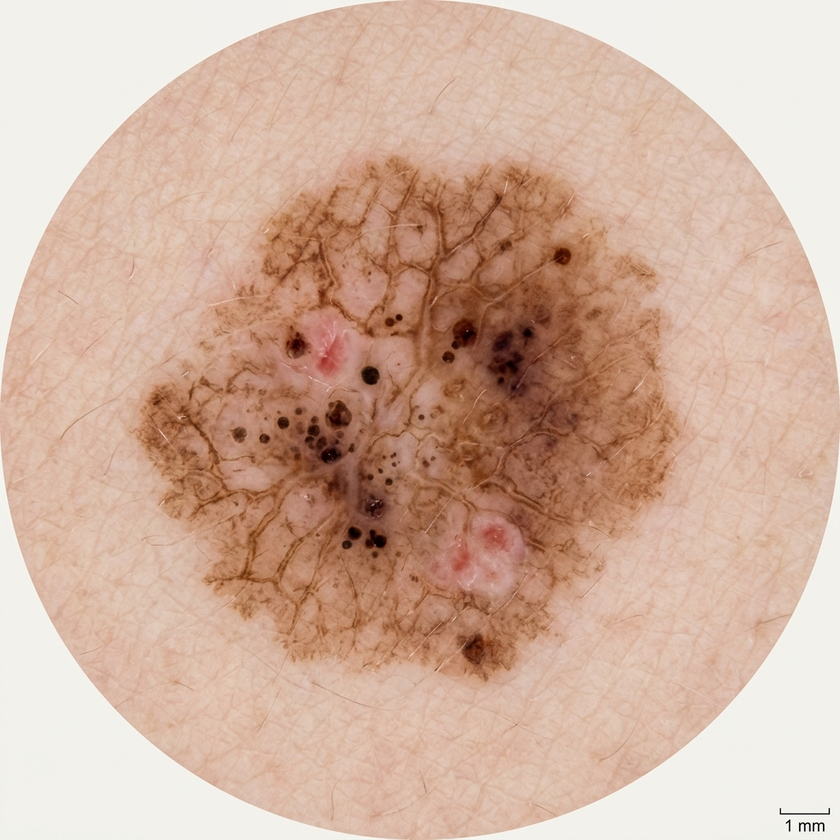
#> input picture ui/assets/mock_original.png, 840 x 840 px, shrunk from 1024 x 1024 before the run
$ python hair_removal.py --image ../../ui/assets/mock_original.png --output out.png
#> lines starting #> are read from the running program, lines starting #| are printed output that depends on the picture; after the words box and inside, x2 and y2 are one past the last pixel; in counts of white or black regions, pixels touching at a corner belong together
#> further down, img is the input picture: shape (840, 840, 3); mean B, G, R 158.5, 176.9, 209.3
import cv2
import numpy as np

def remove_hair(image: np.ndarray) -> np.ndarray:
    """
    Remove hair from dermoscopic images using morphological black-hat filtering
    and TELEA inpainting.

    Args:
        image (np.ndarray): Input image in BGR format as a numpy array.

    Returns:
        np.ndarray: Cleaned image with hair removed in BGR format.
    """
    # Convert image to grayscale
    gray_scale = cv2.cvtColor(image, cv2.COLOR_BGR2GRAY)
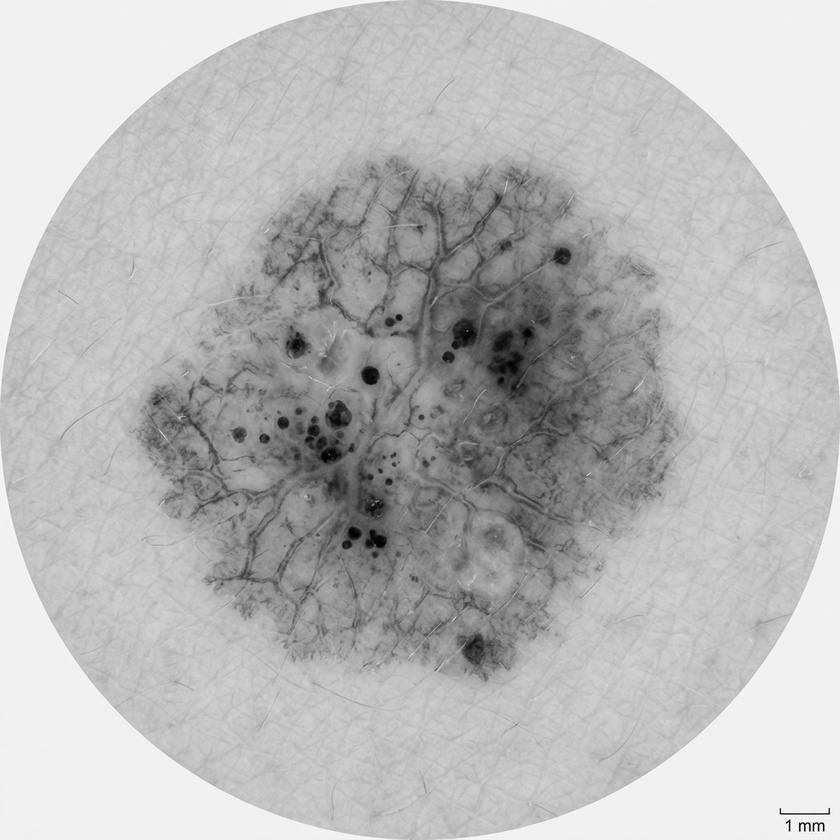
#> gray_scale: shape (840, 840); min 0, max 255, mean 184.5

    # Define kernel for morphological filtering (17x17 as specified)
    kernel = cv2.getStructuringElement(cv2.MORPH_RECT, (17, 17))

    # Apply morphological black-hat filtering to isolate hair (dark structures on light background)
    blackhat = cv2.morphologyEx(gray_scale, cv2.MORPH_BLACKHAT, kernel)
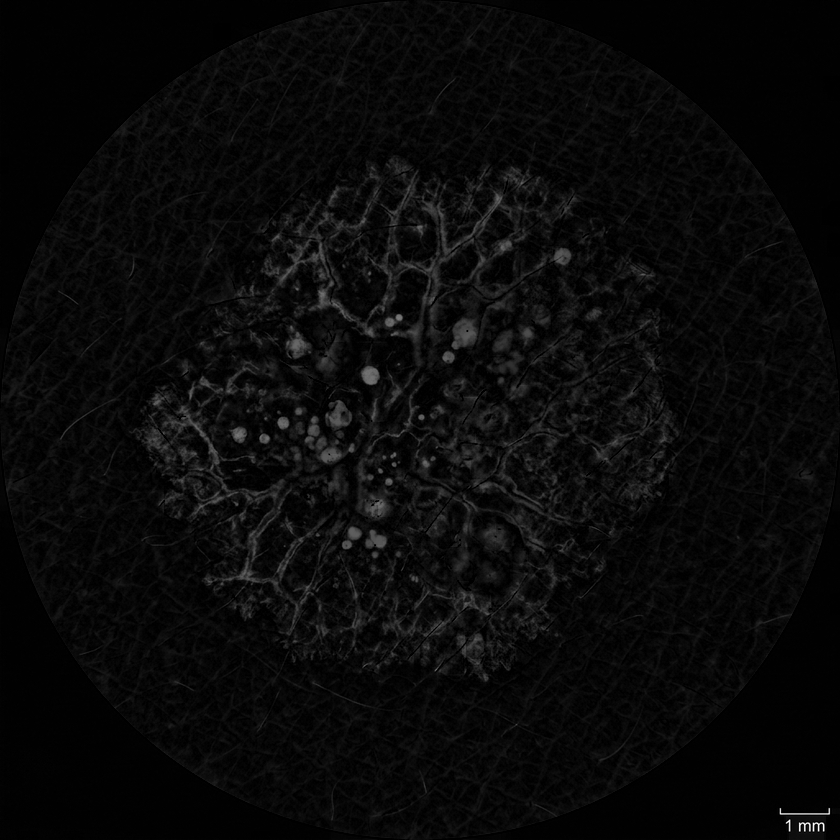
#> blackhat: shape (840, 840); min 0, max 255, mean 9.2

    # Enhance hair features by thresholding
    _, thresh = cv2.threshold(blackhat, 10, 255, cv2.THRESH_BINARY)
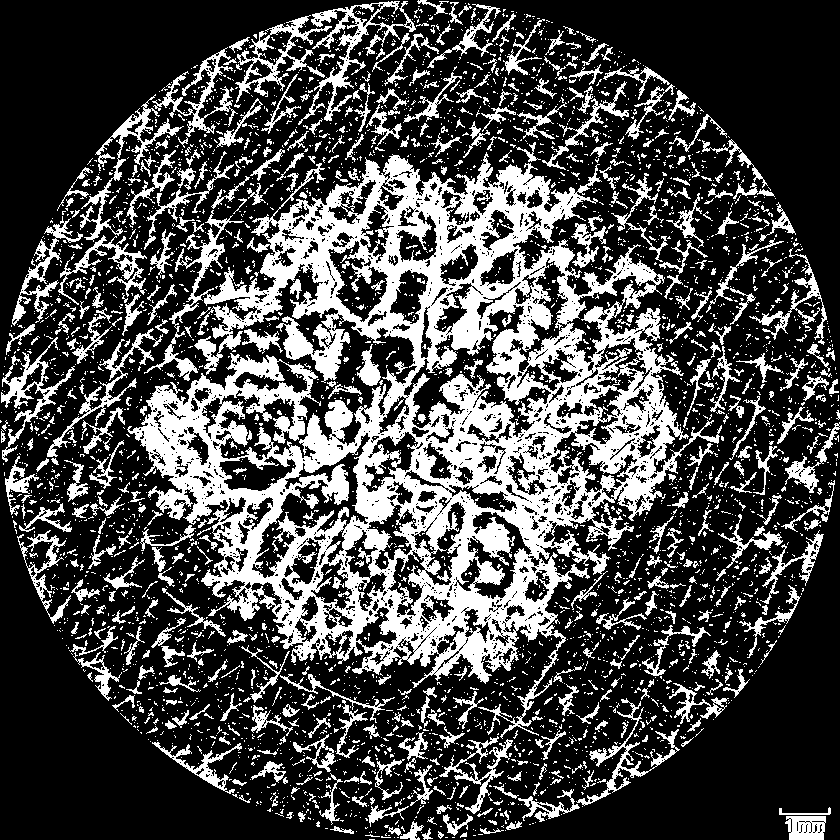
#> thresh: shape (840, 840); 28.6% white; 4016 white regions (3454 under 20 px), largest, box (x1, y1, x2, y2) and area: (127, 152, 722, 739) 116882, (298, 1, 416, 125) 2481, (80, 94, 184, 242) 1901

    # Inpaint the original image using the mask generated above using TELEA method
    inpainted_image = cv2.inpaint(image, thresh, inpaintRadius=1, flags=cv2.INPAINT_TELEA)
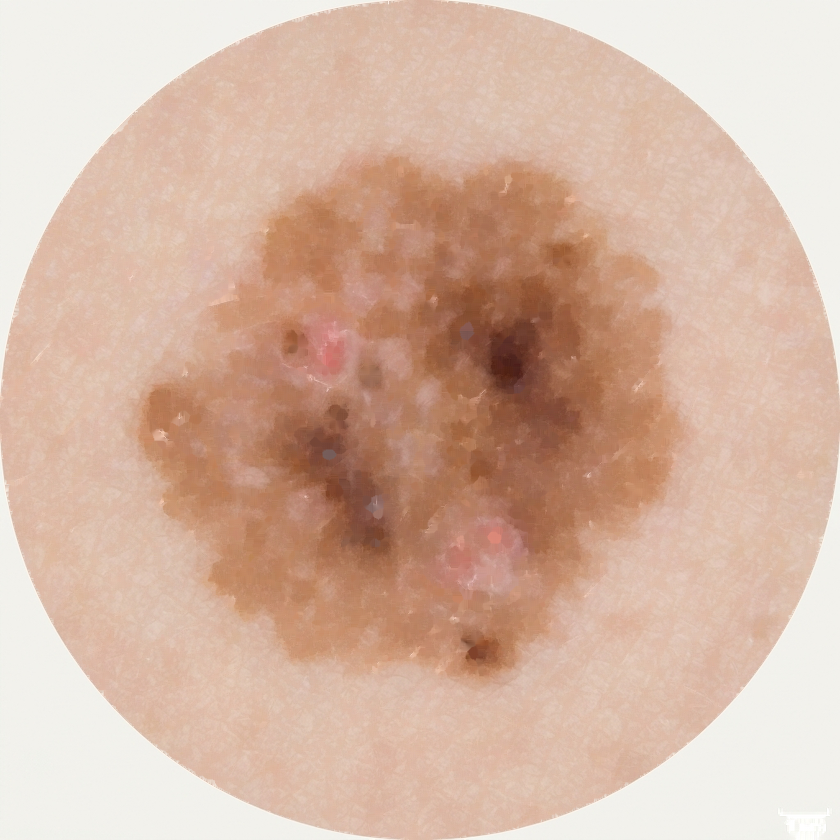
#> inpainted_image: shape (840, 840, 3); mean B, G, R 163.4, 181.6, 213.7

    return inpainted_image

if __name__ == "__main__":
    import argparse
    import os

    parser = argparse.ArgumentParser(description="Hair removal for skin lesion images")
    parser.add_argument("--image", type=str, required=True, help="Path to input image")
    parser.add_argument("--output", type=str, required=True, help="Path to save cleaned image")
    args = parser.parse_args()

    if os.path.exists(args.image):
        img = cv2.imread(args.image)
        if img is not None:
            clean_img = remove_hair(img)
            cv2.imwrite(args.output, clean_img)
            print(f"Cleaned image saved to {args.output}")
        else:
            print("Failed to load image.")
    else:
        print("Input image not found.")

$ run again, on ui/assets/mock_lime.png
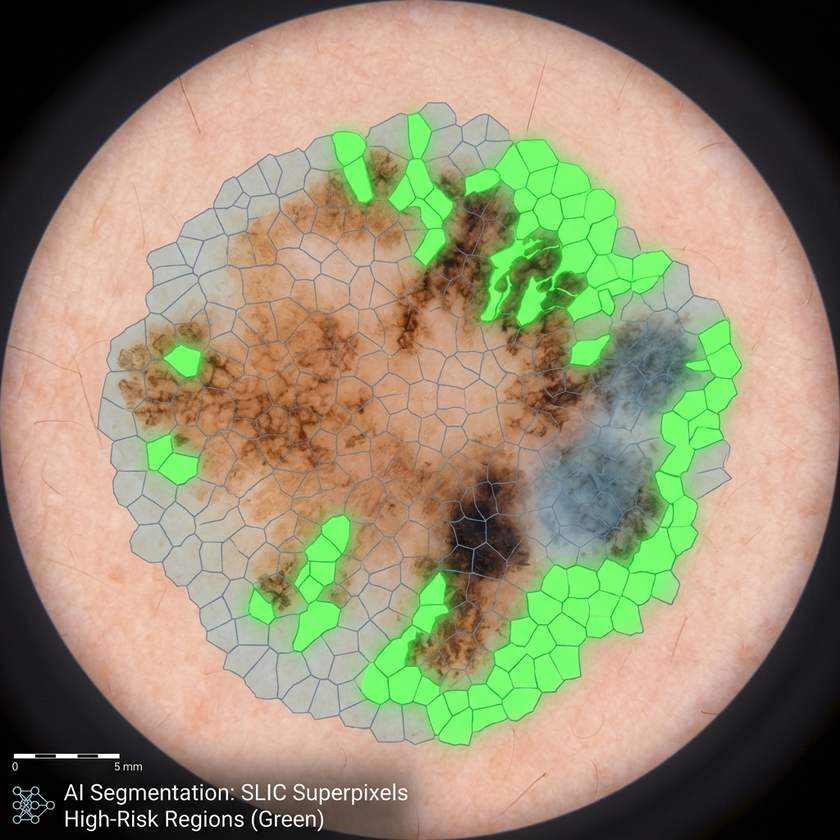
#> input picture ui/assets/mock_lime.png, 840 x 840 px, shrunk from 1024 x 1024 before the run
#> img is the input picture: shape (840, 840, 3); mean B, G, R 111.9, 139.8, 146.9
#> in remove_hair, `_, thresh = cv2.threshold(blackhat, 10, 255, cv2.THRESH_BINARY)`:
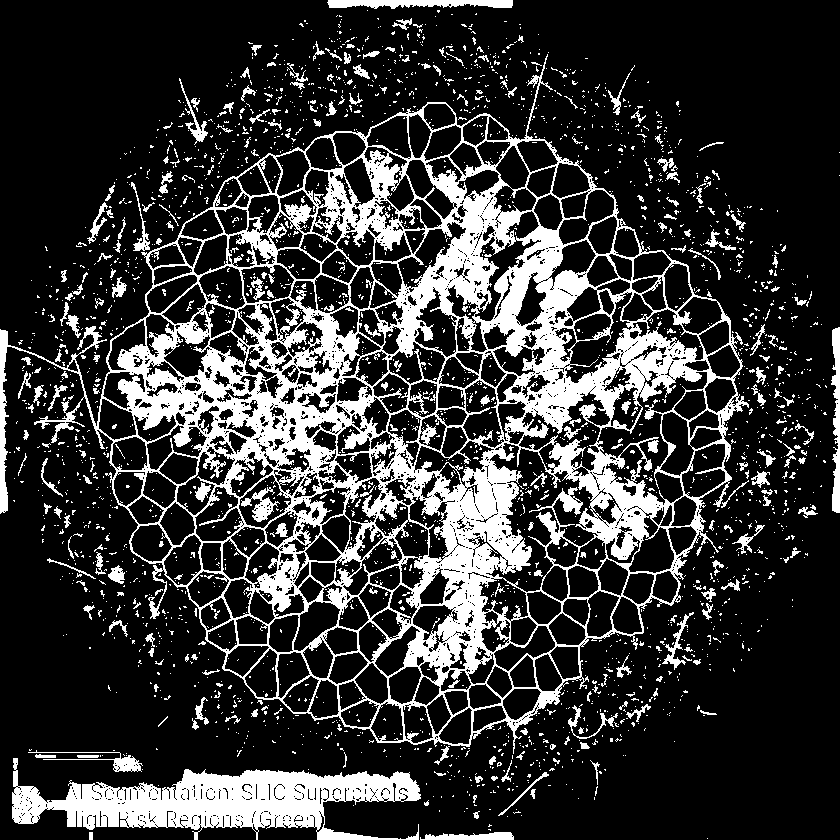
#> thresh: shape (840, 840); 21.2% white; 2671 white regions (2425 under 20 px), largest, box (x1, y1, x2, y2) and area: (0, 54, 749, 754) 107806, (12, 758, 421, 840) 15866, (327, 0, 513, 9) 1230
#> in remove_hair, `inpainted_image = cv2.inpaint(image, thresh, inpaintRadius=1, flags=cv..`:
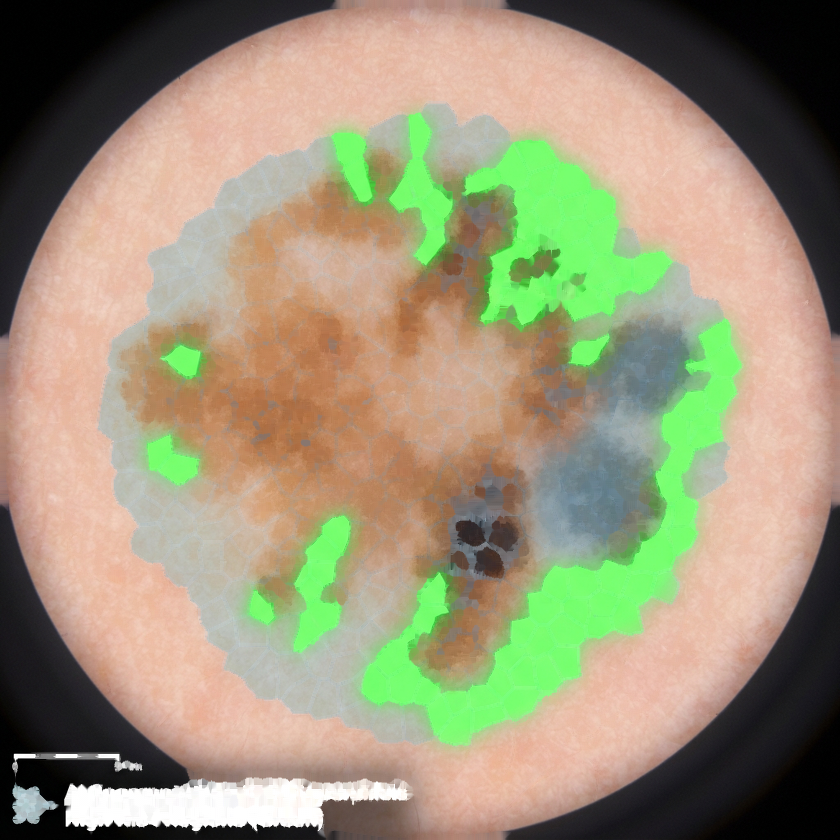
#> inpainted_image: shape (840, 840, 3); mean B, G, R 119.2, 147.6, 154.4

$ run again, on ui/assets/mock_shap.png
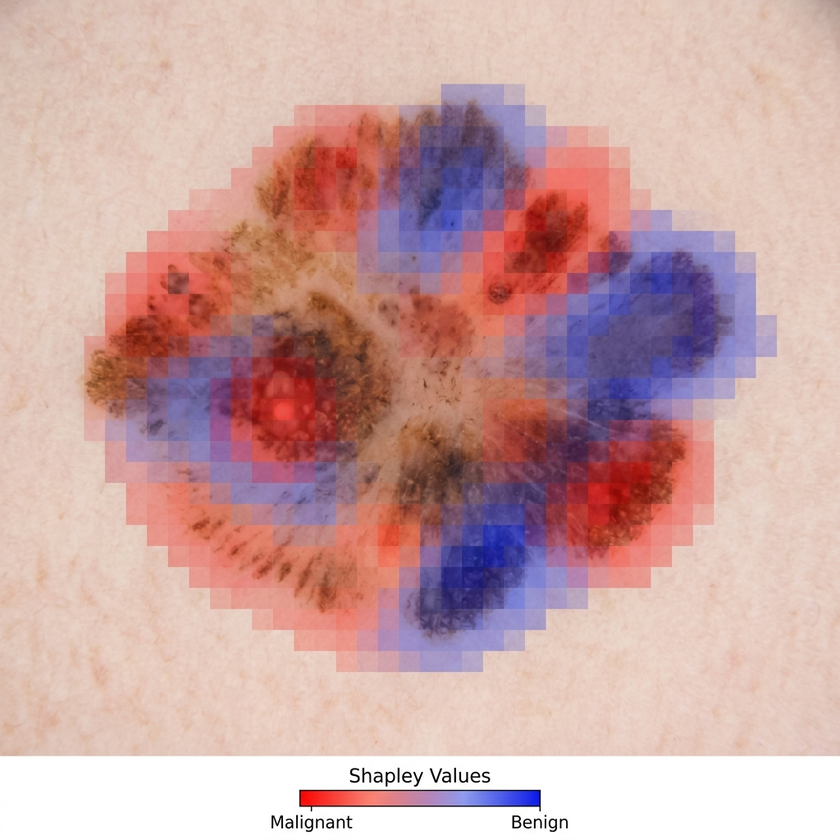
#> input picture ui/assets/mock_shap.png, 840 x 840 px, shrunk from 1024 x 1024 before the run
#> img is the input picture: shape (840, 840, 3); mean B, G, R 163.1, 164.5, 202.9
#> in remove_hair, `_, thresh = cv2.threshold(blackhat, 10, 255, cv2.THRESH_BINARY)`:
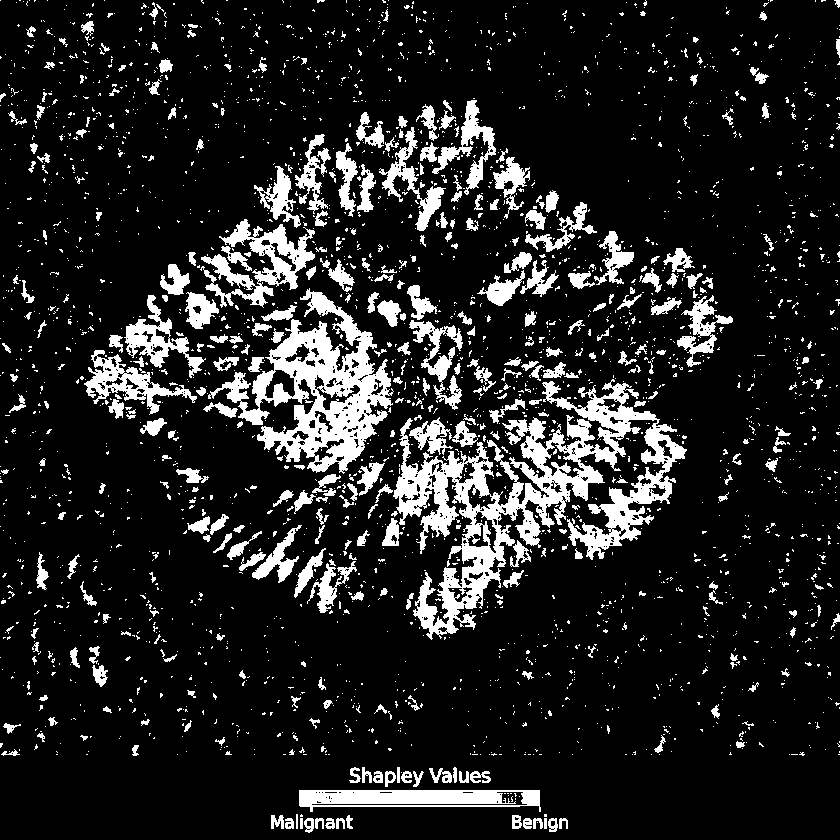
#> thresh: shape (840, 840); 13.6% white; 2821 white regions (2462 under 20 px), largest, box (x1, y1, x2, y2) and area: (393, 379, 687, 640) 21646, (208, 288, 394, 474) 12150, (200, 219, 315, 308) 3673
#> in remove_hair, `inpainted_image = cv2.inpaint(image, thresh, inpaintRadius=1, flags=cv..`:
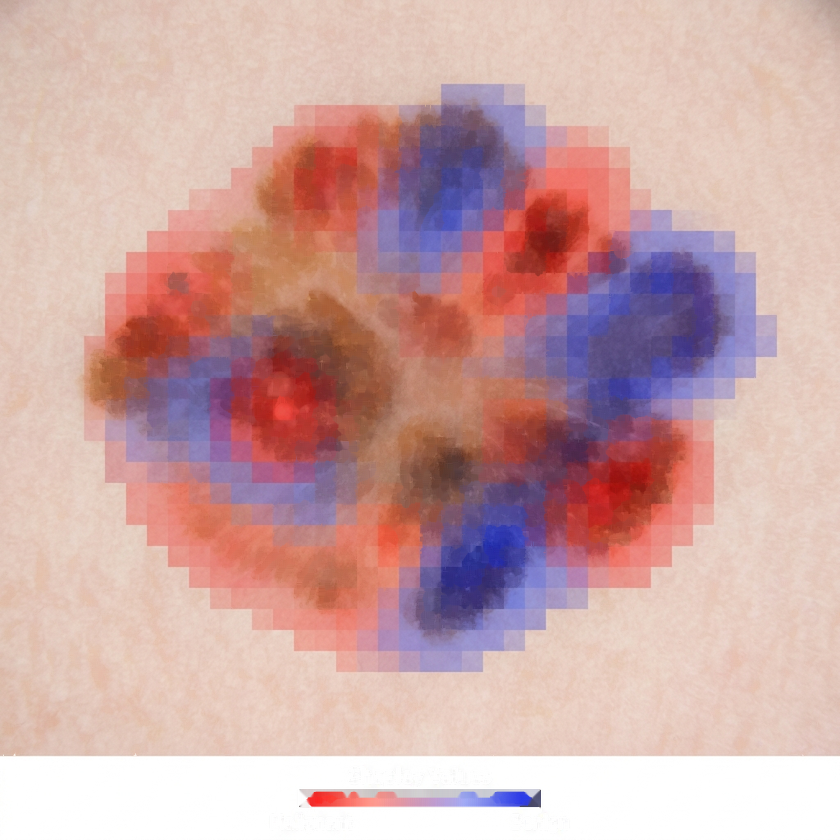
#> inpainted_image: shape (840, 840, 3); mean B, G, R 165.3, 166.7, 205.2
